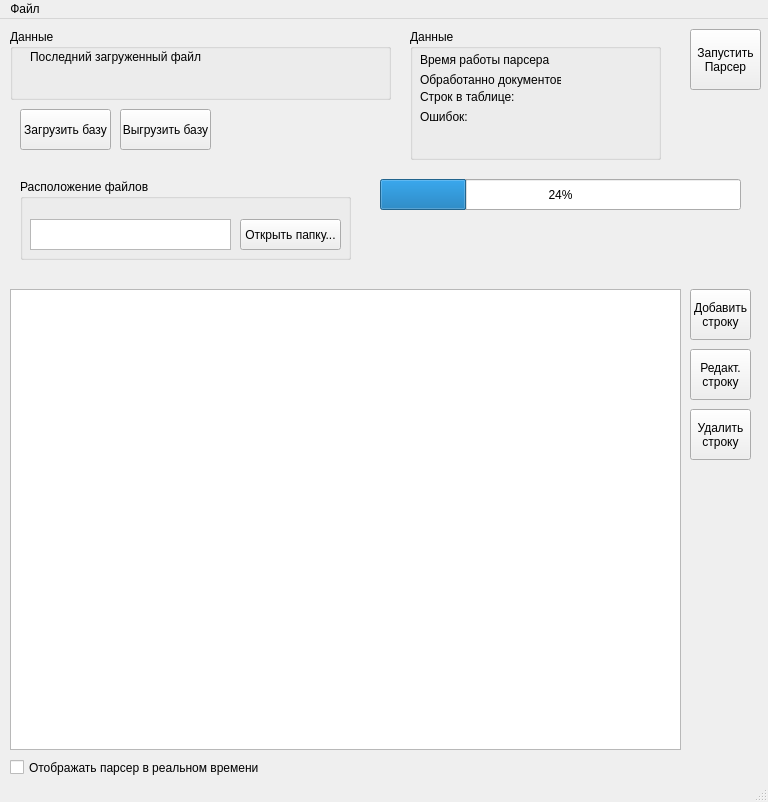
<?xml version="1.0" encoding="UTF-8"?>
<ui version="4.0">
 <class>MainWindow</class>
 <widget class="QMainWindow" name="MainWindow">
  <property name="geometry">
   <rect>
    <x>0</x>
    <y>0</y>
    <width>768</width>
    <height>802</height>
   </rect>
  </property>
  <property name="windowTitle">
   <string>Программа для парсинга</string>
  </property>
  <widget class="QWidget" name="centralwidget">
   <widget class="QPushButton" name="btnStart">
    <property name="geometry">
     <rect>
      <x>690</x>
      <y>10</y>
      <width>71</width>
      <height>61</height>
     </rect>
    </property>
    <property name="text">
     <string>Запустить
Парсер</string>
    </property>
   </widget>
   <widget class="QCheckBox" name="checkBox">
    <property name="geometry">
     <rect>
      <x>10</x>
      <y>740</y>
      <width>561</width>
      <height>17</height>
     </rect>
    </property>
    <property name="text">
     <string>Отображать парсер в реальном времени</string>
    </property>
   </widget>
   <widget class="QPushButton" name="btnAddDataBase">
    <property name="geometry">
     <rect>
      <x>690</x>
      <y>270</y>
      <width>61</width>
      <height>51</height>
     </rect>
    </property>
    <property name="text">
     <string>Добавить
строку</string>
    </property>
   </widget>
   <widget class="QPushButton" name="pushButton">
    <property name="geometry">
     <rect>
      <x>690</x>
      <y>390</y>
      <width>61</width>
      <height>51</height>
     </rect>
    </property>
    <property name="text">
     <string>Удалить
строку</string>
    </property>
   </widget>
   <widget class="QPushButton" name="pushButton_2">
    <property name="geometry">
     <rect>
      <x>690</x>
      <y>330</y>
      <width>61</width>
      <height>51</height>
     </rect>
    </property>
    <property name="text">
     <string>Редакт.
строку</string>
    </property>
   </widget>
   <widget class="QPushButton" name="pushButton_3">
    <property name="geometry">
     <rect>
      <x>20</x>
      <y>90</y>
      <width>91</width>
      <height>41</height>
     </rect>
    </property>
    <property name="text">
     <string>Загрузить базу</string>
    </property>
   </widget>
   <widget class="QGroupBox" name="groupBox">
    <property name="geometry">
     <rect>
      <x>410</x>
      <y>10</y>
      <width>251</width>
      <height>131</height>
     </rect>
    </property>
    <property name="title">
     <string>Данные</string>
    </property>
    <property name="flat">
     <bool>false</bool>
    </property>
    <widget class="QLabel" name="label">
     <property name="geometry">
      <rect>
       <x>10</x>
       <y>20</y>
       <width>131</width>
       <height>21</height>
      </rect>
     </property>
     <property name="text">
      <string>Время работы парсера :</string>
     </property>
    </widget>
    <widget class="QLabel" name="label_2">
     <property name="geometry">
      <rect>
       <x>10</x>
       <y>40</y>
       <width>141</width>
       <height>21</height>
      </rect>
     </property>
     <property name="text">
      <string>Обработанно документов:</string>
     </property>
    </widget>
    <widget class="QLabel" name="label_3">
     <property name="geometry">
      <rect>
       <x>10</x>
       <y>60</y>
       <width>141</width>
       <height>16</height>
      </rect>
     </property>
     <property name="text">
      <string>Строк в таблице:</string>
     </property>
    </widget>
    <widget class="QLabel" name="label_4">
     <property name="geometry">
      <rect>
       <x>10</x>
       <y>80</y>
       <width>131</width>
       <height>16</height>
      </rect>
     </property>
     <property name="text">
      <string>Ошибок:</string>
     </property>
    </widget>
   </widget>
   <widget class="QGroupBox" name="groupBox_2">
    <property name="geometry">
     <rect>
      <x>10</x>
      <y>10</y>
      <width>381</width>
      <height>71</height>
     </rect>
    </property>
    <property name="title">
     <string>Данные</string>
    </property>
    <widget class="QLabel" name="label_5">
     <property name="geometry">
      <rect>
       <x>20</x>
       <y>20</y>
       <width>241</width>
       <height>16</height>
      </rect>
     </property>
     <property name="text">
      <string>Последний загруженный файл</string>
     </property>
    </widget>
    <widget class="QLabel" name="label_6">
     <property name="geometry">
      <rect>
       <x>20</x>
       <y>40</y>
       <width>351</width>
       <height>21</height>
      </rect>
     </property>
     <property name="text">
      <string/>
     </property>
    </widget>
   </widget>
   <widget class="QPushButton" name="pushButton_4">
    <property name="geometry">
     <rect>
      <x>120</x>
      <y>90</y>
      <width>91</width>
      <height>41</height>
     </rect>
    </property>
    <property name="text">
     <string>Выгрузить базу</string>
    </property>
   </widget>
   <widget class="QTableView" name="tableView">
    <property name="geometry">
     <rect>
      <x>10</x>
      <y>270</y>
      <width>671</width>
      <height>461</height>
     </rect>
    </property>
   </widget>
   <widget class="QGroupBox" name="groupBox_3">
    <property name="geometry">
     <rect>
      <x>20</x>
      <y>160</y>
      <width>331</width>
      <height>81</height>
     </rect>
    </property>
    <property name="title">
     <string>Расположение файлов</string>
    </property>
    <widget class="QTextEdit" name="editDirFile">
     <property name="geometry">
      <rect>
       <x>10</x>
       <y>40</y>
       <width>201</width>
       <height>31</height>
      </rect>
     </property>
    </widget>
    <widget class="QPushButton" name="btnFindFile">
     <property name="geometry">
      <rect>
       <x>220</x>
       <y>40</y>
       <width>101</width>
       <height>31</height>
      </rect>
     </property>
     <property name="text">
      <string>Открыть папку...</string>
     </property>
    </widget>
   </widget>
   <widget class="QProgressBar" name="progressBar">
    <property name="geometry">
     <rect>
      <x>380</x>
      <y>160</y>
      <width>361</width>
      <height>31</height>
     </rect>
    </property>
    <property name="value">
     <number>24</number>
    </property>
   </widget>
  </widget>
  <widget class="QMenuBar" name="menubar">
   <property name="geometry">
    <rect>
     <x>0</x>
     <y>0</y>
     <width>768</width>
     <height>21</height>
    </rect>
   </property>
   <widget class="QMenu" name="menu">
    <property name="title">
     <string>Файл</string>
    </property>
   </widget>
   <addaction name="menu"/>
  </widget>
  <widget class="QStatusBar" name="statusbar"/>
 </widget>
 <resources/>
 <connections/>
</ui>
